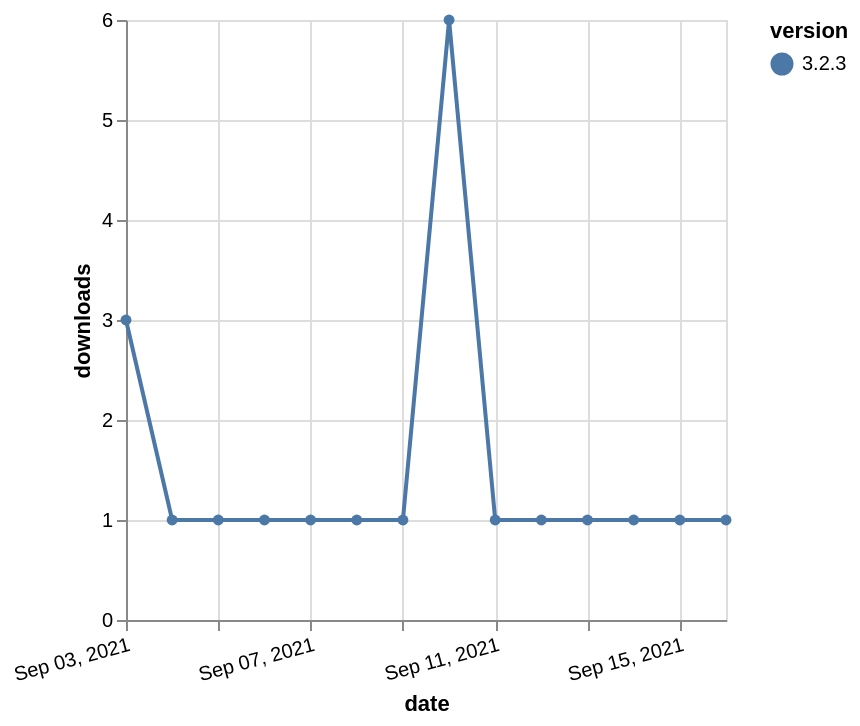

Vega-Lite specification stored for this chart:
### Vega-Lite specification from a JSON file in a GitHub repository (floating-point values rounded to 4 significant figures)
{"$schema": "https://vega.github.io/schema/vega-lite/v5.json", "description": "A simple bar chart with embedded data.", "data": {"values": [{"date": "2021-09-03", "total": 494, "delta": 3, "version": "3.2.3"}, {"date": "2021-09-04", "total": 495, "delta": 1, "version": "3.2.3"}, {"date": "2021-09-05", "total": 496, "delta": 1, "version": "3.2.3"}, {"date": "2021-09-06", "total": 497, "delta": 1, "version": "3.2.3"}, {"date": "2021-09-07", "total": 498, "delta": 1, "version": "3.2.3"}, {"date": "2021-09-08", "total": 499, "delta": 1, "version": "3.2.3"}, {"date": "2021-09-09", "total": 500, "delta": 1, "version": "3.2.3"}, {"date": "2021-09-10", "total": 506, "delta": 6, "version": "3.2.3"}, {"date": "2021-09-11", "total": 507, "delta": 1, "version": "3.2.3"}, {"date": "2021-09-12", "total": 508, "delta": 1, "version": "3.2.3"}, {"date": "2021-09-13", "total": 509, "delta": 1, "version": "3.2.3"}, {"date": "2021-09-14", "total": 510, "delta": 1, "version": "3.2.3"}, {"date": "2021-09-15", "total": 511, "delta": 1, "version": "3.2.3"}, {"date": "2021-09-16", "total": 512, "delta": 1, "version": "3.2.3"}]}, "width": "container", "mark": {"type": "line", "point": {"filled": true}}, "encoding": {"x": {"field": "date", "type": "temporal", "timeUnit": "yearmonthdate", "title": "date", "axis": {"labelAngle": -15}}, "y": {"field": "delta", "type": "quantitative", "title": "downloads"}, "color": {"field": "version", "type": "nominal"}, "tooltip": {"field": "delta"}}}
